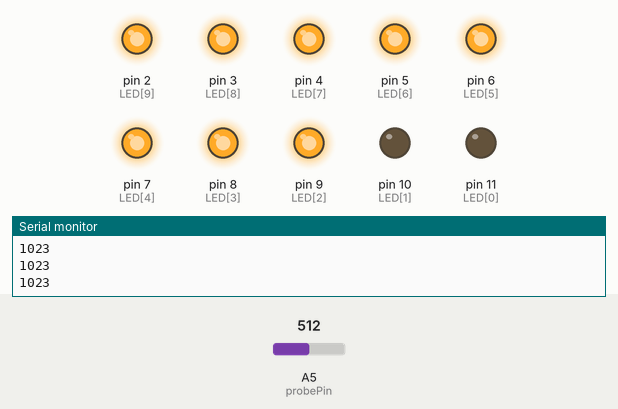
A sketch run on a simulated Arduino Uno, built with avr-gcc and run on an emulated ATmega328P. Shown: output pins drawn as LEDs (lit = HIGH), the last lines printed to the serial monitor. The inputs (shaded band) are chosen by the test bench; at power-on: A5 (probePin) = 512.

Above: at 1.2 s.
1.3 s: A5 (probePin) set to 5
At 1.9 s:
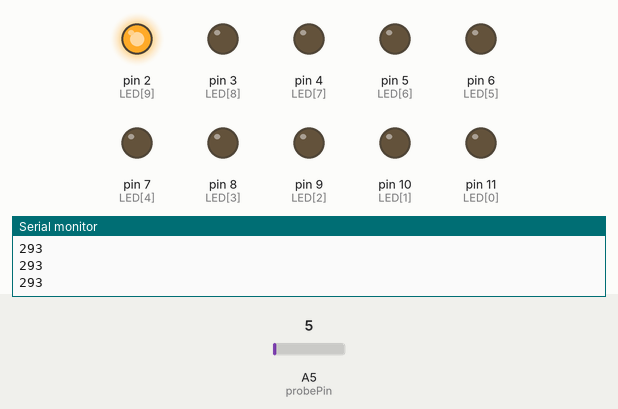
2.8 s: A5 (probePin) set to 25
At 3.7 s:
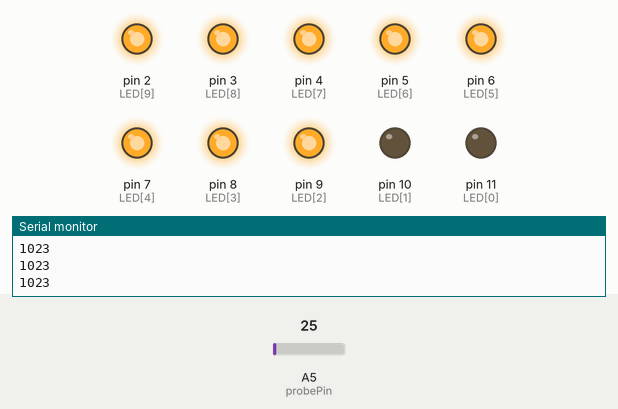
Timing chart, 0 to 5.8 s (numbered marks = the images above; inputs shaded):
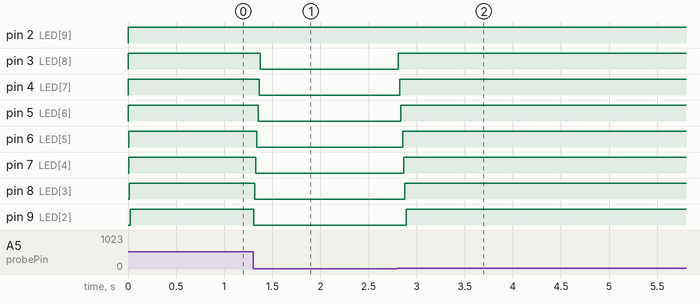

Measured:
- after the input at 1.3 s, pin 3 (LED[8]): HIGH → LOW after 0.07 s; pin 4 (LED[7]): HIGH → LOW after 0.06 s; pin 5 (LED[6]): HIGH → LOW after 0.05 s; pin 6 (LED[5]), pin 7 (LED[4]), pin 8 (LED[3]), pin 9 (LED[2]): HIGH → LOW at once
- after the input at 2.8 s, pin 3 (LED[8]), pin 4 (LED[7]), pin 5 (LED[6]): LOW → HIGH at once; pin 6 (LED[5]): LOW → HIGH after 0.05 s; pin 7 (LED[4]): LOW → HIGH after 0.07 s; pin 8 (LED[3]): LOW → HIGH after 0.08 s; pin 9 (LED[2]): LOW → HIGH after 0.09 s

The sketch:

EMF_detector_1_1.ino
```cpp
// EMF Detector for LED Bargraph v1.1
// 5.12.2009
// original code/project by Aaron ALAI - aaronalai1@gmail.com
// modified for use w/ LED bargraph by Collin Cunningham - collin@makezine.com
// modified for more efficient code by Peter Natale - panatale1@gmail.com


#define NUMREADINGS 15 // raise this number to increase data smoothing

int senseLimit = 15; // raise this number to decrease sensitivity (up to 1023 max)
int probePin = 5; // analog 5
int val = 0; // reading from probePin


int LED[] = {11, 10, 9, 8, 7, 6, 5, 4, 3, 2}; //connections to LED bargraph anodes with resistors in series

// variables for smoothing

int readings[NUMREADINGS];                // the readings from the analog input
int index = 0;                            // the index of the current reading
int total = 0;                            // the running total
int average = 0;                          // final average of the probe reading


void setup() {
  for (int i = 0; i < 10; i++){
    pinMode(LED[i], OUTPUT);
  }

  Serial.begin(9600);  // initiate serial connection for debugging/etc

  for (int i = 0; i < NUMREADINGS; i++)
    readings[i] = 0;                      // initialize all the readings to 0
}

void loop() {

  val = analogRead(probePin);  // take a reading from the probe

  if(val >= 1){                // if the reading isn't zero, proceed

    val = constrain(val, 1, senseLimit);  // turn any reading higher than the senseLimit value into the senseLimit value
    val = map(val, 1, senseLimit, 1, 1023);  // remap the constrained value within a 1 to 1023 range

    total -= readings[index];               // subtract the last reading
    readings[index] = val; // read from the sensor
    total += readings[index];               // add the reading to the total
    index = (index + 1);                    // advance to the next index

    if (index >= NUMREADINGS)               // if we're at the end of the array...
      index = 0;                            // ...wrap around to the beginning

    average = total / NUMREADINGS;          // calculate the average

    average = map(average, 1, 1023, 0, 9);  // remap average to between 0 and 9

    for (int i = 0; i < 10; i++){           //light corresponded LEDs
      if(average >= LED[i])
        digitalWrite(LED[i], HIGH);
      else
        digitalWrite(LED[i], LOW);
    }

    Serial.println(val); // use output to aid in calibrating
  }
}
```
